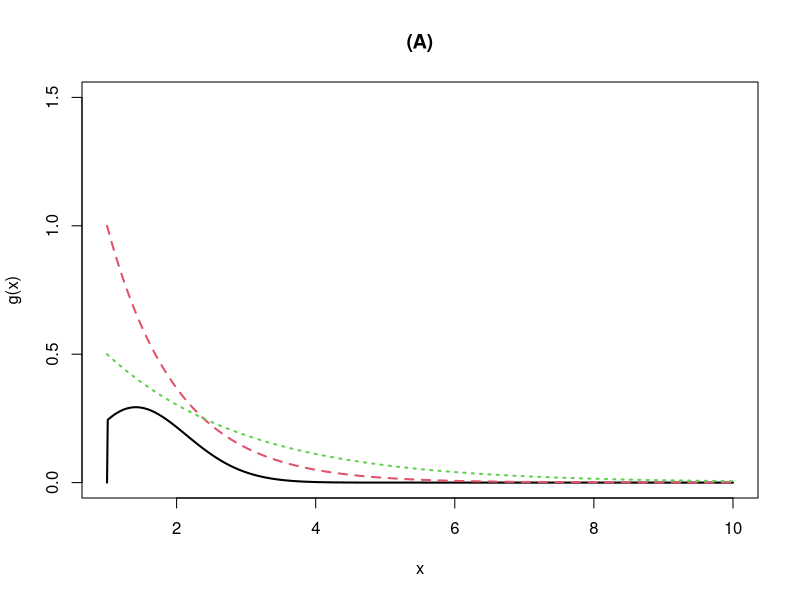

Source code (R):
## ---- chunk 1
knitr::opts_chunk$set(echo = TRUE)
## ---- chunk 2
m<-1e6;est<-sd<-numeric(2)
g<-function(x){x*x*(2*pi)^(-0.5)*exp(-0.5*x^2)}*(x>1)
f1<-function(x){exp(-(x-1))}
f2<-function(x){0.5*exp(-0.5*(x-1))}
x<-rexp(m,1)+1
est[1]<-mean(g(x)/f1(x))
sd[1]<-sd(g(x)/f1(x))
x<-rexp(m,0.5)+1
est[2]<-mean(g(x)/f2(x))
sd[2]<-sd(g(x)/f2(x))
res <- rbind(est=round(est,3), sd=round(sd,3))
  colnames(res) <- paste0('f',1:2)
  res
x<-seq(1,10,0.01)
w<-2
plot(x,g(x),type="l",ylim=c(0,1.5),lwd= w,col=1,main = '(A)')
lines(x,f1(x),lty=2,lwd=w,col=2)
lines(x,f2(x),lty=3,lwd=w,col=3)
## ---- chunk 3
m<-1e7
g<-function(x){x*x*(2*pi)^(-0.5)*exp(-0.5*x^2)}*(x>1)
f1<-function(x){(2*pi)^(-0.5)*exp(-0.5*x^2)}
x<-rnorm(m)
paste("采用重要性采样方法得到的估计值为：",mean(g(x)/f1(x)))
## ---- chunk 4
M <- 10000; k <- 10 
r <- M/k 
N <- 50 
T2 <- numeric(k)
est <- matrix(0, N, 2)
g<-function(x){x^(-4)*(2*pi)^(-0.5)*exp(-0.5*x^(-2))*(x<1)*(x>0)}
for (i in 1:N) {
     est[i, 1] <- mean(g(runif(M)))
     for(j in 1:k){T2[j]<-mean(g(runif(M/k,(j-1)/k,j/k)))}
     est[i, 2] <- mean(T2)
 }
round(apply(est,2,mean),4)
## ---- chunk 5
m<-1e5;k<-1;num<-0
set.seed(12345)
while (k<=m) {
  x<-rchisq(20,2)
  x1<-mean(x)-sd(x)*20^(-0.5)*qt(0.975,19)
  x2<-mean(x)+sd(x)*20^(-0.5)*qt(0.975,19)
  if(2<=x2){
    if(2>=x1){
      num<-num+1
    }
  }
  k<-k+1
}
prb=num/m
prb
## ---- chunk 6
alpha<-0.05
m<-1e5;num1<-num2<-num3<-0
for (i in 1:m) {
  x1<-rchisq(20,1)
  x2<-runif(20,0,2)
  x3<-rexp(20,1)
  T1<-20^(0.5)*(mean(x1)-1)/sd(x1)
  T2<-20^(0.5)*(mean(x2)-1)/sd(x2)
  T3<-20^(0.5)*(mean(x3)-1)/sd(x3)
  if(abs(T1)>qt(0.975,19)){
    num1<-num1+1
  }
  if(abs(T2)>qt(0.975,19)){
    num2<-num2+1
  }
  if(abs(T3)>qt(0.975,19)){
    num3<-num3+1
  }
}
c<-c(num1/m,num2/m,num3/m)
paste("(i)(ii)(iii)的结果分别为：",c[1],c[2],c[3])
